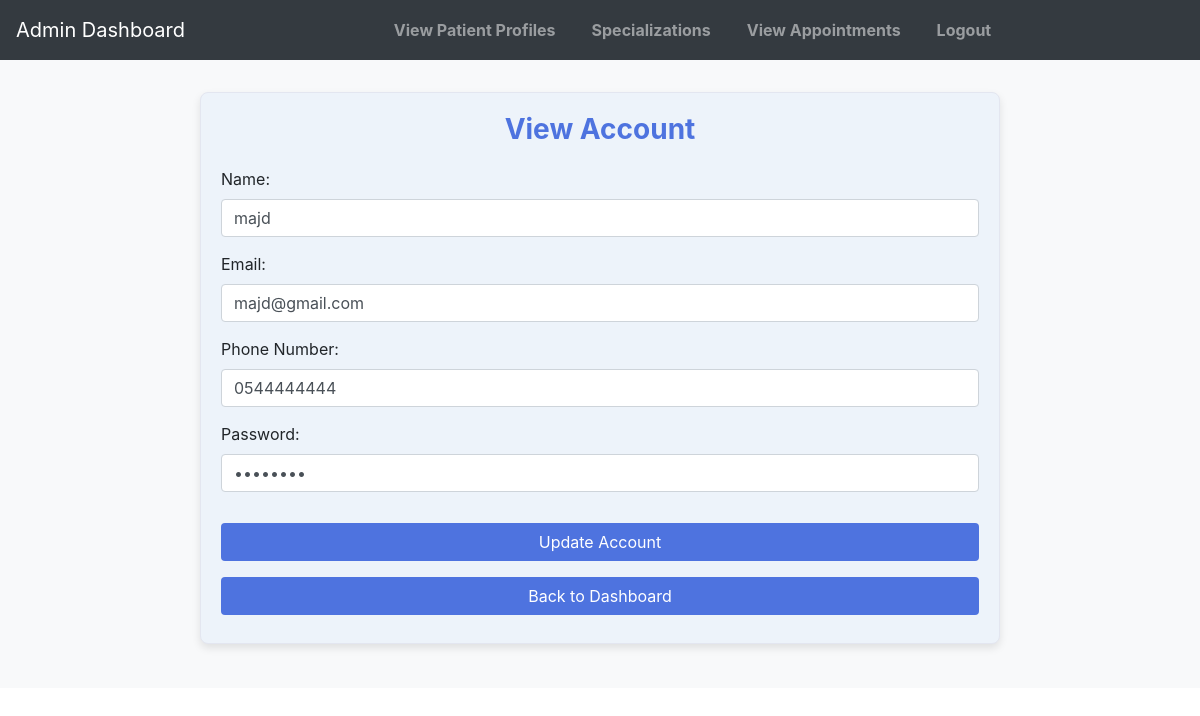
Page /admin/viewAccount.php?id=11 (signed in) on the committed database.
### tables this page shows
CREATE TABLE `users` (
  `id` int(11) NOT NULL,
  `name` varchar(255) NOT NULL,
  `email` varchar(255) NOT NULL,
  `password` varchar(255) NOT NULL,
  `phone` varchar(255) NOT NULL,
  `role_id` int(11) NOT NULL
);

### admin/viewAccount.php (the view, shortened to what this page needs)
<?php
include("../conn.php");
$id = $_GET['id'];
$sql_user = "SELECT * FROM users WHERE id = $id";
$query_user = mysqli_query($conn, $sql_user);
foreach($query_user as $row_user)
{
    $name = $row_user['name'];
    $phone = $row_user['phone'];
    $email = $row_user['email'];
    $password = $row_user['password'];
}
?>
<!DOCTYPE html>
<html lang="en">
<head>
    <link href="https://maxcdn.bootstrapcdn.com/bootstrap/4.5.2/css/bootstrap.min.css" rel="stylesheet">
</head>
<body style="direction: ltr; text-align: left;">
    <nav class="navbar navbar-expand-lg navbar-dark bg-dark fixed-top">
        <a class="navbar-brand" href="#">Admin Dashboard</a>
        <div class="collapse navbar-collapse justify-content-center" id="navbarNav">
            <ul class="navbar-nav">
                <li class="nav-item">
                    <a class="nav-link" href="viewPatientProfiles.php">View Patient Profiles</a>
                </li>
                <li class="nav-item">
                    <a class="nav-link" href="viewMedicalHistory.php">Specializations</a>
                </li>
                <li class="nav-item">
                    <a class="nav-link" href="viewAppointments.php">View Appointments</a>
                </li>
                <li class="nav-item">
                    <a class="nav-link" href="logout.php">Logout</a>
                </li>
            </ul>
        </div>
    </nav>
<form action="viewAccount.php?id=<?=$id;?>" method="POST" class="mt-5">
    <div class="card-container">
        <div class="account-card">
            <h3>View Account</h3>
            <div class="account-info">
                <div class="form-group">
                    <label for="name">Name:</label>
                    <input type="text" name="name" id="name" class="form-control" value="<?= $name; ?>" required />
                </div>
                <div class="form-group">
                    <label for="email">Email:</label>
                    <input type="email" name="email" id="email" class="form-control" value="<?= $email; ?>" required />
                </div>
                <div class="form-group">
                    <label for="phone">Phone Number:</label>
                    <input style="text-align: left;" type="tel" name="phone" id="phone" class="form-control" value="<?= $phone; ?>" required />
                </div>
                <div class="form-group">
                    <label for="password">Password:</label>
                    <input type="password" name="password" id="password" class="form-control" value="<?= $password; ?>" required />
                </div>
            </div>
            <button name="save_btn" type="submit" class="btn mt-3">Update Account</button>
            <a href="adminindex.php" class="btn mt-3 mb-2">Back to Dashboard</a>
        </div>
    </div>
</form>
</body>
</html>

### admin/viewAccount.php (style rules this page uses)
.navbar-nav .nav-link { color: #000; margin: 0 10px; padding: 10px 15px; font-weight: bold; transition: all 0.3s ease; }
.card-container { display: flex; align-items: center; justify-content: center; min-height: 80vh; background-color: #f8f9fa; }
.account-card { max-width: 800px; width: 100%; background-color: #edf3fa; border: 1px solid #e3e6f0; border-radius: 8px; box-shadow: 0 4px 8px rgba(0, 0, 0, 0.1); padding: 20px; }
.account-card h3 { color: #4e73df; text-align: center; font-weight: bold; margin-bottom: 20px; }
.account-info .form-group { margin-bottom: 15px; }
.account-card .btn { width: 100%; background-color: #4e73df; color: #ffffff; }

### rows in the picture
users: name "majd", email "majd@gmail.com", phone "0544444444"
